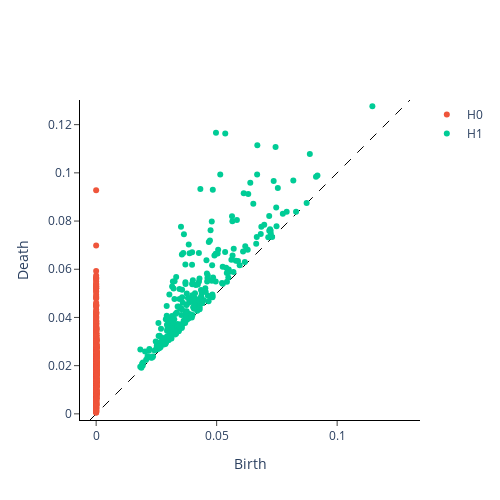
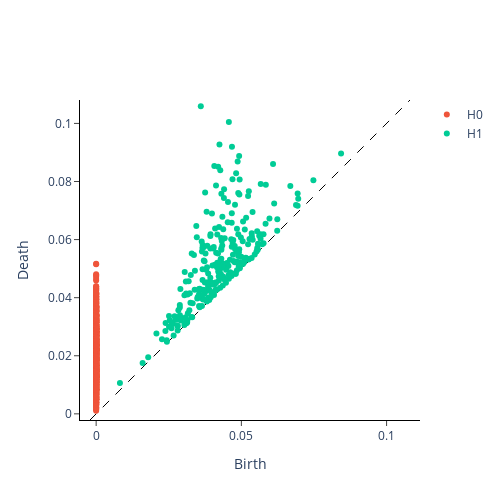
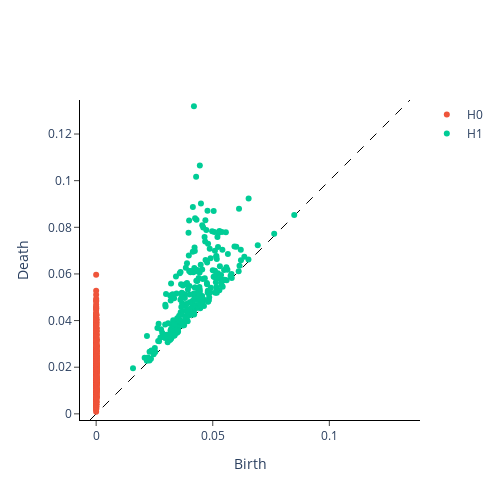
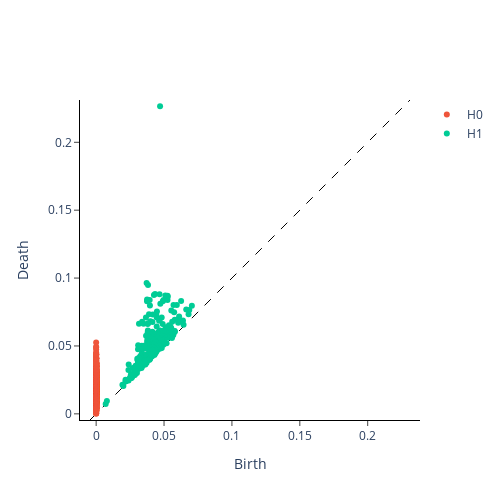

Source (notebook cell) for these figures, in order:
### Code cell
import gtda
from plotly.subplots import make_subplots
import plotly.graph_objects as go

# Compute the persistence diagrams of the four point clouds above

X = [point_clouds[i*config_data.num_orbits_per_class,:,:] for i in range(len(rho_values))]
homology_dimensions = (0,1)
VR = gtda.homology.VietorisRipsPersistence(homology_dimensions = homology_dimensions)
diagrams = VR.fit_transform(X)

# Plot the persistence diagrams

plots = [gtda.plotting.plot_diagram(diagrams[i]) for i in range(len(rho_values))]
plots[0].show(), plots[1].show() ,plots[2].show(), plots[3].show(), plots[4].show()

### Figure 1 — Plotly figure (JSON) as saved in the notebook; plotly's stock layout.template omitted (floating-point values rounded to 4 significant figures; data arrays with more than 128 entries replaced by an {"elided": "..."} marker saying what was removed)
{"data": [{"hoverinfo": "none", "line": {"color": "black", "dash": "dash", "width": 1}, "mode": "lines", "showlegend": false, "type": "scatter", "x": [-0.002553, 0.1302], "y": [-0.002553, 0.1302]}, {"hoverinfo": "text", "hovertext": {"elided": "999 str values"}, "mode": "markers", "name": "H0", "type": "scatter", "x": {"elided": "999 int values"}, "y": {"elided": "999 float values"}}, {"hoverinfo": "text", "hovertext": {"elided": "266 str values"}, "mode": "markers", "name": "H1", "type": "scatter", "x": {"elided": "266 float values"}, "y": {"elided": "266 float values"}}], "layout": {"height": 500, "plot_bgcolor": "white", "width": 500, "xaxis": {"autorange": false, "exponentformat": "e", "linecolor": "black", "linewidth": 1, "mirror": false, "range": [-0.002553, 0.1302], "showexponent": "all", "showline": true, "side": "bottom", "ticks": "outside", "title": {"text": "Birth"}, "type": "linear", "zeroline": true}, "yaxis": {"autorange": false, "exponentformat": "e", "linecolor": "black", "linewidth": 1, "mirror": false, "range": [-0.002553, 0.1302], "scaleanchor": "x", "scaleratio": 1, "showexponent": "all", "showline": true, "side": "left", "ticks": "outside", "title": {"text": "Death"}, "type": "linear", "zeroline": true}}}

### Figure 2 — Plotly figure (JSON) as saved in the notebook; plotly's stock layout.template omitted (floating-point values rounded to 4 significant figures; data arrays with more than 128 entries replaced by an {"elided": "..."} marker saying what was removed)
{"data": [{"hoverinfo": "none", "line": {"color": "black", "dash": "dash", "width": 1}, "mode": "lines", "showlegend": false, "type": "scatter", "x": [-0.002119, 0.1081], "y": [-0.002119, 0.1081]}, {"hoverinfo": "text", "hovertext": {"elided": "999 str values"}, "mode": "markers", "name": "H0", "type": "scatter", "x": {"elided": "999 int values"}, "y": {"elided": "999 float values"}}, {"hoverinfo": "text", "hovertext": {"elided": "267 str values"}, "mode": "markers", "name": "H1", "type": "scatter", "x": {"elided": "267 float values"}, "y": {"elided": "267 float values"}}], "layout": {"height": 500, "plot_bgcolor": "white", "width": 500, "xaxis": {"autorange": false, "exponentformat": "e", "linecolor": "black", "linewidth": 1, "mirror": false, "range": [-0.002119, 0.1081], "showexponent": "all", "showline": true, "side": "bottom", "ticks": "outside", "title": {"text": "Birth"}, "type": "linear", "zeroline": true}, "yaxis": {"autorange": false, "exponentformat": "e", "linecolor": "black", "linewidth": 1, "mirror": false, "range": [-0.002119, 0.1081], "scaleanchor": "x", "scaleratio": 1, "showexponent": "all", "showline": true, "side": "left", "ticks": "outside", "title": {"text": "Death"}, "type": "linear", "zeroline": true}}}

### Figure 3 — Plotly figure (JSON) as saved in the notebook; plotly's stock layout.template omitted (floating-point values rounded to 4 significant figures; data arrays with more than 128 entries replaced by an {"elided": "..."} marker saying what was removed)
{"data": [{"hoverinfo": "none", "line": {"color": "black", "dash": "dash", "width": 1}, "mode": "lines", "showlegend": false, "type": "scatter", "x": [-0.002639, 0.1346], "y": [-0.002639, 0.1346]}, {"hoverinfo": "text", "hovertext": {"elided": "999 str values"}, "mode": "markers", "name": "H0", "type": "scatter", "x": {"elided": "999 int values"}, "y": {"elided": "999 float values"}}, {"hoverinfo": "text", "hovertext": {"elided": "264 str values"}, "mode": "markers", "name": "H1", "type": "scatter", "x": {"elided": "264 float values"}, "y": {"elided": "264 float values"}}], "layout": {"height": 500, "plot_bgcolor": "white", "width": 500, "xaxis": {"autorange": false, "exponentformat": "e", "linecolor": "black", "linewidth": 1, "mirror": false, "range": [-0.002639, 0.1346], "showexponent": "all", "showline": true, "side": "bottom", "ticks": "outside", "title": {"text": "Birth"}, "type": "linear", "zeroline": true}, "yaxis": {"autorange": false, "exponentformat": "e", "linecolor": "black", "linewidth": 1, "mirror": false, "range": [-0.002639, 0.1346], "scaleanchor": "x", "scaleratio": 1, "showexponent": "all", "showline": true, "side": "left", "ticks": "outside", "title": {"text": "Death"}, "type": "linear", "zeroline": true}}}

### Figure 4 — Plotly figure (JSON) as saved in the notebook; plotly's stock layout.template omitted (floating-point values rounded to 4 significant figures; data arrays with more than 128 entries replaced by an {"elided": "..."} marker saying what was removed)
{"data": [{"hoverinfo": "none", "line": {"color": "black", "dash": "dash", "width": 1}, "mode": "lines", "showlegend": false, "type": "scatter", "x": [-0.004532, 0.2312], "y": [-0.004532, 0.2312]}, {"hoverinfo": "text", "hovertext": {"elided": "999 str values"}, "mode": "markers", "name": "H0", "type": "scatter", "x": {"elided": "999 int values"}, "y": {"elided": "999 float values"}}, {"hoverinfo": "text", "hovertext": {"elided": "244 str values"}, "mode": "markers", "name": "H1", "type": "scatter", "x": {"elided": "244 float values"}, "y": {"elided": "244 float values"}}], "layout": {"height": 500, "plot_bgcolor": "white", "width": 500, "xaxis": {"autorange": false, "exponentformat": "e", "linecolor": "black", "linewidth": 1, "mirror": false, "range": [-0.004532, 0.2312], "showexponent": "all", "showline": true, "side": "bottom", "ticks": "outside", "title": {"text": "Birth"}, "type": "linear", "zeroline": true}, "yaxis": {"autorange": false, "exponentformat": "e", "linecolor": "black", "linewidth": 1, "mirror": false, "range": [-0.004532, 0.2312], "scaleanchor": "x", "scaleratio": 1, "showexponent": "all", "showline": true, "side": "left", "ticks": "outside", "title": {"text": "Death"}, "type": "linear", "zeroline": true}}}
